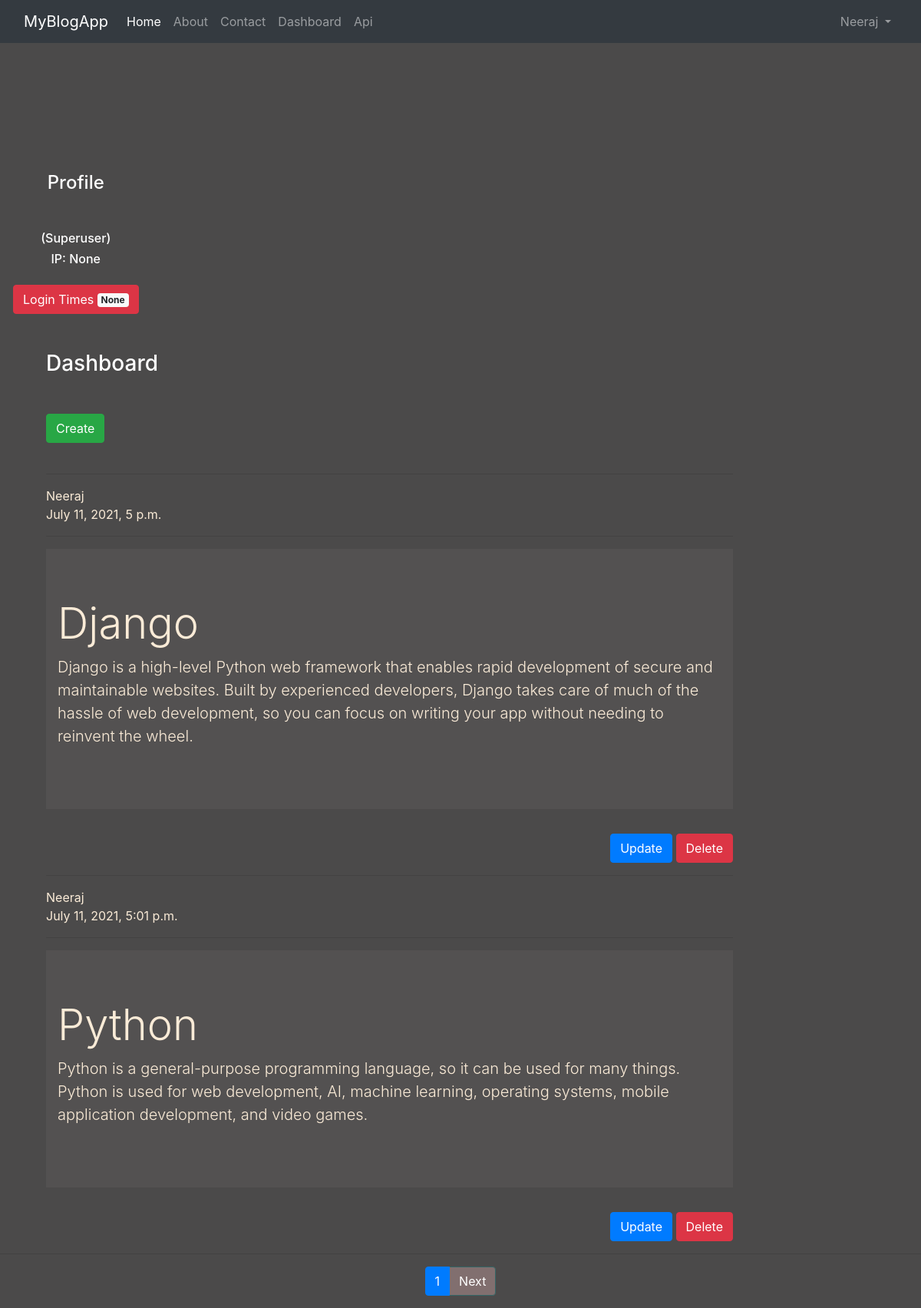
The page /dashboard/ (signed in) on the database its author committed.
### app/models.py (models this page shows, shortened)
class Blog(models.Model):
    title = models.CharField(max_length=50)
    slug = models.SlugField(max_length=50, null=None, unique=True)
    desc = models.TextField()
    date = models.DateTimeField(default=datetime.today)
    creator = models.CharField(max_length=50)

### app/views.py (the view)
# urls.py: path('dashboard/',views.dashboard, name='dashboard'),
@login_required
def dashboard(request):
    if request.user.is_staff:
            blog = Blog.objects.all().order_by('id')
            paginator = Paginator(blog, 2)
            page_num = request.GET.get('page')
            page_obj = paginator.get_page(page_num)
    else:
        blog = Blog.objects.filter(creator=request.user).all().order_by('id')
        paginator = Paginator(blog, 2)
        page_num = request.GET.get('page')
        page_obj = paginator.get_page(page_num)
    user = request.user
    group = request.user.groups.all()
    ip = request.session.get('ip',0)
    full_name = user.get_full_name()
    login_count = cache.get('count', version=user.pk)
    return render(request, 'app/dashboard.html', {'blogs':page_obj, 'groups':group, 'ip':ip, 'fullname':full_name, 'ct':login_count})

### app/templates/app/dashboard.html (shortened to what this page needs)
{% extends "app/base.html" %}
{% block side %}
    <div class="clo-sm-2 text-white mx-3 text-center"><br><br><br><br><br>
        <h4 class='my-5'>Profile</h4>
        {% if request.user.is_superuser %}
            <h6>(Superuser)</h6>
        {% elif request.user.is_staff %}
            <h6>(Staff)</h6>
        {% else %}
            {% for group in groups %}
            <h6>({{group.name}})</h6>
            {% endfor %}
        {% endif %}
        <h6>IP: {{ip}}</h6>
        <button type='button' class='btn btn-danger mt-3'>Login Times <span class='badge badge-light'>{{ct}}</span></button>
    </div>
{% endblock side %}
{% block content %}
    <div class="col-sm-10">
        <h3 class="text-white my-5">Dashboard</h3>
        <a href="{% url 'createblog' %}" class="btn btn-success">Create</a>
        <br><br>
        {% for blog in blogs %}
        <hr>
        <div>
            {{blog.creator|capfirst}}
        </div>
        <div>
            {{blog.date}}
        </div>
        <hr>
        <div class="jumbotron jumbotron-fluid jumbo-color">
            <div class="container">
                <h1 class="display-4">{{blog.title}}</h1>
                <p class="lead">{{blog.desc}}</p>
            </div>
        </div>
        <div class="text-right">
            <a href="{% url 'editblog' blog.id blog.slug %}" class="btn btn-primary">Update</a>
            <a href="{% url 'deleteblog' blog.id blog.slug%}" class="btn btn-danger">Delete</a> <br>
         </div>
        {% endfor %}
    </div>
{% endblock content %}
{% block page %}
<hr>
{% include 'app/pagination.html' %}
{% endblock page %}

### app/templates/app/navbar.html (shortened to what this page needs)
<nav class="navbar navbar-expand-lg navbar-dark bg-dark">
  <a class="navbar-brand" href="{% url 'home' %}">MyBlogApp</a>
  <div class="collapse navbar-collapse" id="navbarNavAltMarkup">
    <div class="collapse navbar-collapse" id="navbarNavAltMarkup">
      <div class="navbar-nav">
        <a class="nav-link active" aria-current="page" href="{% url 'home' %}">Home</a>
        <a class="nav-link " href="{% url 'about' %}">About</a>
        <a class="nav-link" href="{% url 'contact' %}">Contact</a>
        <a class="nav-link" href="{% url 'dashboard' %}">Dashboard</a>
        {% if request.user.is_staff %}
        <a class="nav-link" href="http://127.0.0.1:8000/api/">Api</a>
        {% endif %}
      </div>
    </div>
    <div class="navbar-nav">
      <div class="nav-item dropdown">
        {% if request.user.is_authenticated %}
          {% if user is request.user %}
          <a class="nav-link dropdown-toggle" href="{% url 'home' %}" id="navbarDropdown" role="button" data-toggle="dropdown" aria-haspopup="true" aria-expanded="false">
            {{user|capfirst}}
          </a>
          {% endif %}
        {% else %}
          <a class="nav-link active" href="{% url 'userlogin' %}">Login/Signup</a>
        {% endif %}
      </div>
    </div>
  </div>
</nav>

### app/static/app/css/style.css (style rules this page uses)
body { background-color: rgb(75, 74, 74); color: antiquewhite; }
.jumbo-color { background-color: rgb(83, 81, 81); }

### rows shown on the page
Blog: creator "Neeraj", date "July 11, 2021, 5 p.m.", title "Django", desc "Django is a high-level Python web framework that enables rapid development of secure and maintainable websites. Built by experienced developers, Django takes care of much of the hassle of web development, so you can focus on writing your app without needing to reinvent the wheel."
Blog: creator "Neeraj", date "July 11, 2021, 5:01 p.m.", title "Python", desc "Python is a general-purpose programming language, so it can be used for many things. Python is used for web development, AI, machine learning, operating systems, mobile application development, and video games."

### other values the page prints
{{ user|capfirst }} "Neeraj"
{{ ip }} "None"
{{ ct }} "None"
{{ blogs.number }} "1"
